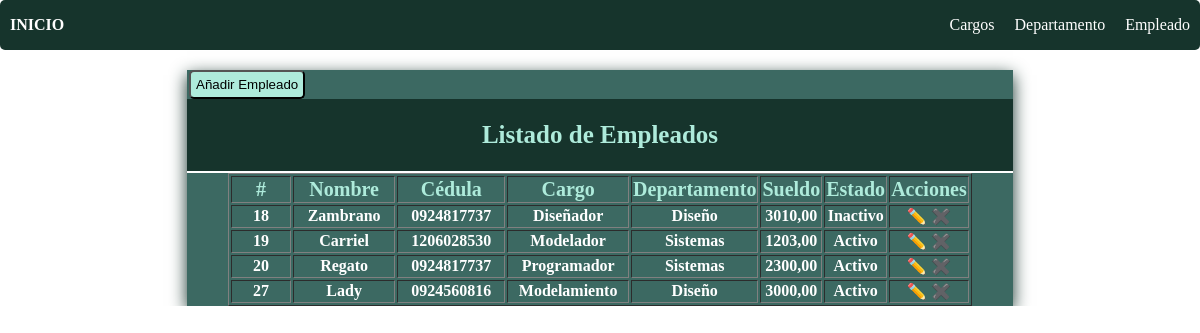
/empleadoLista/, run on an earlier commit of the app's database.
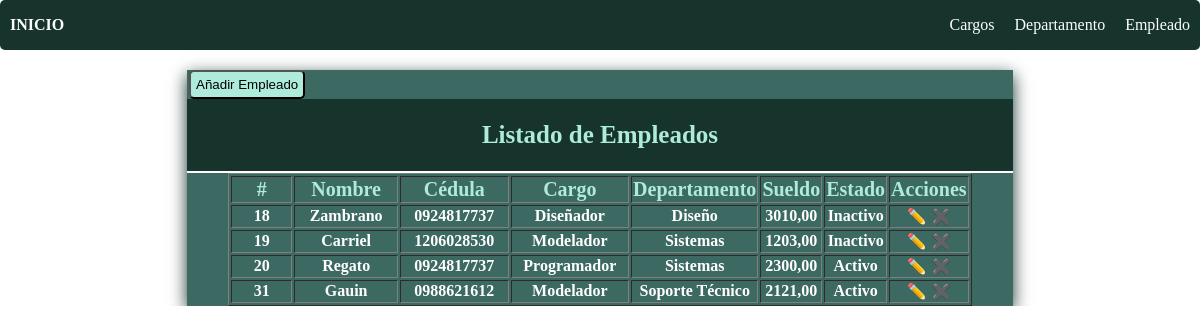
And on a later commit of the database.
### mtto/models.py (models this page shows, shortened)
class Empleado(models.Model):
    id=models.AutoField(primary_key=True)
    nombre= models.CharField(max_length=100,blank=False,null=True)
    cedula= models.CharField(max_length=10,blank=False,null=True)
    cargo=models.ForeignKey(Cargo,on_delete=models.CASCADE)
    departamento=models.ForeignKey(Departamento,on_delete=models.CASCADE)
    sueldo=models.DecimalField(max_digits=8,decimal_places=2,blank=False,null=True)
    estado=models.BooleanField(default=True)
    fecha_creacion =models.DateTimeField(auto_now_add=False,auto_now=True)
    class Meta:
        verbose_name="Empleado"
        verbose_name_plural="Empleados"
        ordering=['id']

class Cargo(models.Model):
    id=models.AutoField(primary_key=True)
    descripcion = models.CharField(max_length=100,blank=True,null=True)
    estado=models.BooleanField(default=True)
    fecha_creacion =models.DateTimeField(auto_now_add=False,auto_now=True)
    class Meta:
        verbose_name="Cargo"
        verbose_name_plural="Cargos"
        ordering=['id']
    def __str__(self):
        return self.descripcion

class Departamento(models.Model):
    id=models.AutoField(primary_key=True)
    descripcion = models.CharField(max_length=100,blank=True,null=True)
    estado=models.BooleanField(default=True)
    fecha_creacion =models.DateTimeField(auto_now_add=False,auto_now=True)
    class Meta:
        verbose_name="Departamento"
        verbose_name_plural="Departamentos"
        ordering=['id']
    def __str__(self):
        return self.descripcion

### mtto/views.py (the view)
# urls.py: path('empleadoLista/',listaEmpleado,name="empleadoLista"),
def listaEmpleado(request):
    if request.method =="POST":
        print("entro por post")
        empleado_form= EmpleadoForm(request.POST)
        if empleado_form.is_valid():
            empleado_form.save()
    else:
        print("entro por get")
    empleado_form= EmpleadoForm()
    empleados=Empleado.objects.all()
    return render(request,"pages/empleadoLista.html",{'empleadoForm':empleado_form, 'empleados':empleados ,'accion':'Crear'})

### templates/pages/empleadoLista.html (shortened to what this page needs)
{% extends "inicio.html" %}
{% load static %}
{% block css %}
<link rel="stylesheet" href="{% static 'Css/form.css' %}">
{% endblock %}
{% block contenido %}
<section class="form-container">
    <a style="border-radius: 2px; padding: 2px; text-align: center"
        href="{% url 'empleado' %}"><button style="background:#AEEBDB; border-radius: 5px; padding: 5px;"
        type="submit"> Añadir Empleado </button></a>
    <div class="form-header">
        <h1>Listado de Empleados</h1>
    </div>
    <div class="consulta none table-responsive" id="consulta">
        <table class="consulta-est" id="consulta-est" border="1">
            <thead>
                <th>#</th>
                <th>Nombre</th>
                <th>Cédula</th>
                <th>Cargo</th>
                <th>Departamento</th>
                <th>Sueldo</th>
                <th>Estado</th>
                <th>Acciones</th>
            </thead>
            <tbody class="detalle-est" id="detalle-est">
                {% for empleado in empleados %}
                <tr>
                    <td>{{empleado.id}}</td>
                    <td>{{empleado.nombre}}</td>
                    <td>{{empleado.cedula}}</td>
                    <td>{{empleado.cargo}}</td>
                    <td>{{empleado.departamento}}</td>
                    <td>{{empleado.sueldo}}</td>
                    <td>{% if empleado.estado %}
                            Activo
                        {% else %}
                            Inactivo
                        {% endif %}</td>
                    <td class="acciones">
                        <a href="{% url 'editar_empleado' empleado.id %}">✏️</a>
                        <a href="{% url 'eliminar_empleado' empleado.id %}">✖️</a>
                    </td>
                </tr>
                {% endfor %}
            </tbody>
        </table>
    </div>
</section>
{% endblock %}

### templates/inicio.html (shortened to what this page needs)
{% load static %}
<!DOCTYPE html>
<html lang="es">
<head>
    <link rel="stylesheet" href="{% static 'Css/main.css' %}">
    <link rel="stylesheet" href="{% static 'Css/header.css' %}">
    {% block css %} {% endblock %}
</head>
<body>
    <header class="header">
        <nav class="navegacion">
        <a href="{% url 'inicio' %}" class="logo">
            <div class="logo">
                    INICIO
            </div>
        </a>
        <ul class="menu">
            <li><a href="{% url 'cargoLista' %}"> Cargos</a></li>
            <li><a href="{% url 'departamentoLista' %}"> Departamento</a></li>
            <li><a href="{% url 'empleadoLista' %}"> Empleado</a></li>
        </ul>
        </nav>
    </header>
    <main>
        {% block contenido %}{% endblock %}
    </main>
</body>
</html>

### static/Css/main.css (style rules this page uses)
:root { --primary-color: #16342C; --secundary-color: #3C6962; --boton-success: #69A293; --boton-secundary: #3C6962; --boton-warning: #AEEBDB; --boton-cancelar: #fe4093; --font-size:16px; --font-color:rgb(0, 0, 0); --font-color-reverse:#fff; }
html { box-sizing: border-box; font-size: var(--font-size); scroll-behavior: smooth; color: var(--font-color); overflow-x: hidden; }
*,*:before,*:after { box-sizing: inherit; }
body { margin: 0; overflow: hidden; box-sizing: inherit ; }
main { margin: 0 10px; margin-top: 20px; }
a { text-decoration: none; color: var(--font-color-reverse) }
li { list-style: none; }
h1 { font-size: 70px; }

### static/Css/header.css (style rules this page uses)
.header { background-color: var(--primary-color); border-radius: 5px; }
.navegacion { display: flex; flex-direction: row; justify-content: space-between; align-items: center; }
.logo { display: flex; align-items: center; font-weight: 900; color: var(--font-color-reverse); margin-left: 5px; }
.menu { display: flex; }
.menu li { padding: 0 10px; }

### static/Css/form.css (style rules this page uses)
.form-container { background-color: var(--boton-secundary); max-width: 70%; min-width: 240px; border-radius: px; box-shadow: 0px 5px 16px 0px var(--primary-color); overflow: hidden; color: var(--font-color-reverse); font-weight: 900; margin:0 auto; }
.form-header { background: var(--primary-color); padding: 1px; text-align: center; border-bottom: 2px solid var(--font-color-reverse); }
.form-header h1 { color: var(--boton-warning); font-size: 25px; }
.table-responsive { width: 100%; overflow-y: hidden; -ms-overflow-style: -ms-autohiding-scrollbar; display: flex; flex-direction: column; justify-content: center; align-items: center; }
.consulta-est { width: 90%; }
.consulta-est th { color: var(--boton-warning); font-size: 20px; }
.consulta-est th, td { width: 25%; text-align: center; }

What changed in the data, as far as the page shows it:
removed Empleado: id "27", nombre "Lady", cedula "0924560816", cargo "Modelamiento", departamento "Diseño", sueldo "3000,00", estado "Activo"
changed Empleado "Carriel": estado "Activo" → "Inactivo"
added Empleado: id "31", nombre "Gauin", cedula "0988621612", cargo "Modelador", departamento "Soporte Técnico", sueldo "2121,00", estado "Activo"
